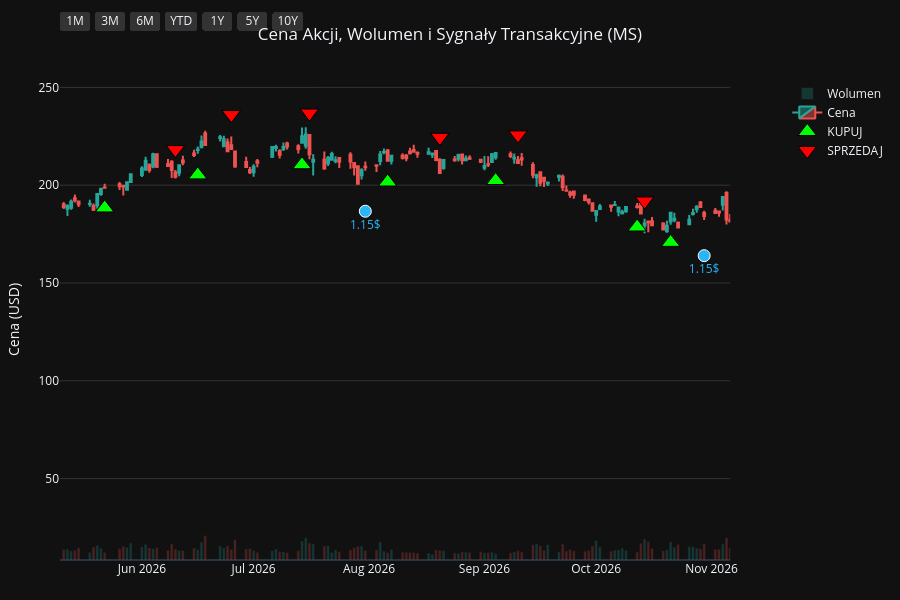
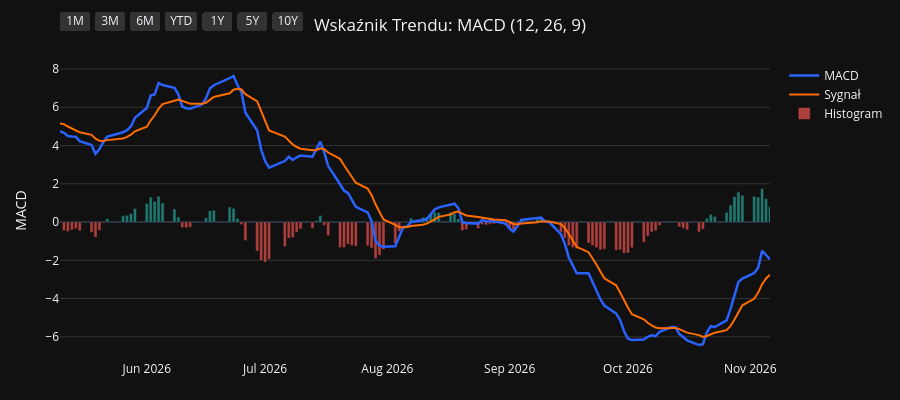
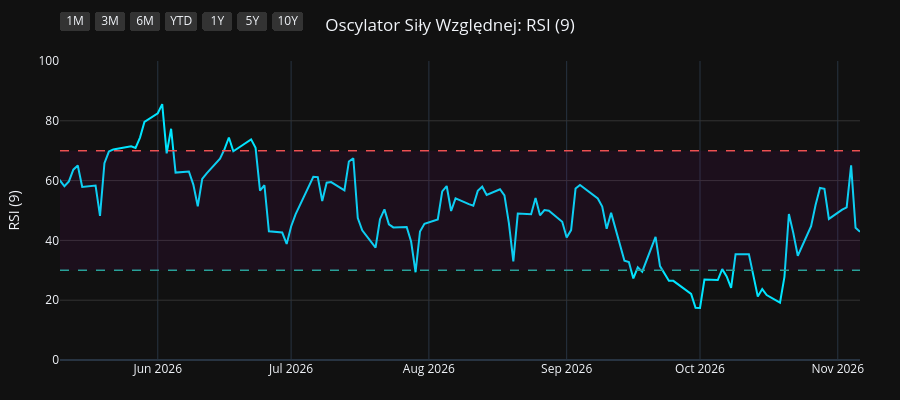
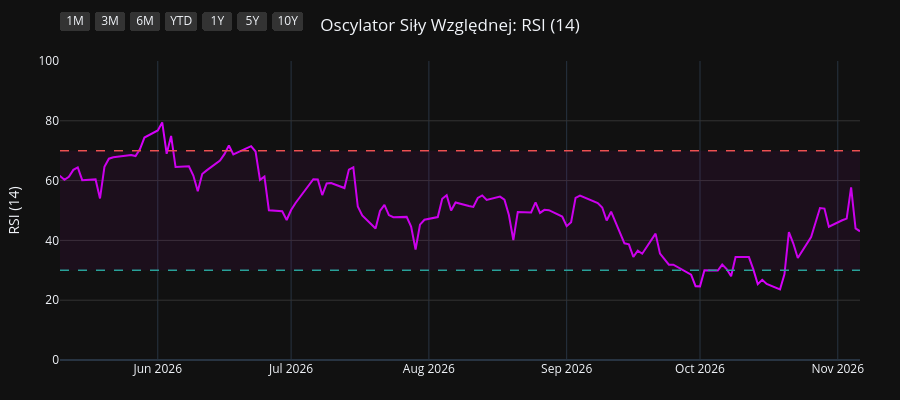

Notebook cell for these charts, in order:
### Code cell
import os
import yfinance as yf
import pandas as pd
import pandas_ta as ta
import plotly.graph_objects as go
from plotly.subplots import make_subplots

# 1. Pobranie i przygotowanie danych
symbol = os.environ.get("STOCK_TICKER", "").strip().upper()
if not symbol:
    raise RuntimeError("Set STOCK_TICKER before running price_extractor.ipynb")
df = yf.Ticker(symbol).history(period="10y")
df.index = df.index.tz_localize(None)

# Wskaźniki i sygnały
df.ta.macd(fast=12, slow=26, signal=9, append=True)
df.ta.rsi(length=9, append=True)
df.ta.rsi(length=14, append=True)
df.ta.rsi(length=21, append=True)
df.dropna(inplace=True)

macd = df['MACD_12_26_9']
signal = df['MACDs_12_26_9']
wczorajszy_macd = macd.shift(1)
wczorajszy_signal = signal.shift(1)

df['Decyzja'] = 'BRAK'
df.loc[(macd > signal) & (wczorajszy_macd <= wczorajszy_signal), 'Decyzja'] = 'KUPUJ'
df.loc[(macd < signal) & (wczorajszy_macd >= wczorajszy_signal), 'Decyzja'] = 'SPRZEDAJ'

df_kupuj = df[df['Decyzja'] == 'KUPUJ']
df_sprzedaj = df[df['Decyzja'] == 'SPRZEDAJ']
df_dywidendy = df[df['Dividends'] > 0]
df_splity = df[df['Stock Splits'] > 0]

# Wspólna konfiguracja osi X
konfiguracja_osi_x = dict(
    type="date",
    showspikes=True, spikemode="across", spikesnap="cursor", spikedash="dot", spikecolor="#ffffff", spikethickness=1, hoverformat="%Y-%m-%d",
    rangeselector=dict(
        buttons=list([
            dict(count=1, label="1M", step="month", stepmode="backward"),
            dict(count=3, label="3M", step="month", stepmode="backward"),
            dict(count=6, label="6M", step="month", stepmode="backward"),
            dict(count=1, label="YTD", step="year", stepmode="todate"),
            dict(count=1, label="1Y", step="year", stepmode="backward"),
            dict(count=5, label="5Y", step="year", stepmode="backward"),
            dict(step="all", label="10Y")
        ]),
        bgcolor="#333333", activecolor="#2962ff", x=0, y=1.1
    )
)

# ==========================================
# WYKRES 1: CENA + WOLUMEN + SYGNAŁY
# ==========================================
fig1 = make_subplots(specs=[[{"secondary_y": True}]])

kolory_wolumenu = ['#26a69a' if row['Close'] >= row['Open'] else '#ef5350' for index, row in df.iterrows()]
fig1.add_trace(go.Bar(x=df.index, y=df['Volume'], marker_color=kolory_wolumenu, opacity=0.25, name='Wolumen'), secondary_y=True)
fig1.add_trace(go.Candlestick(x=df.index, open=df['Open'], high=df['High'], low=df['Low'], close=df['Close'], name='Cena', increasing_line_color='#26a69a', decreasing_line_color='#ef5350'), secondary_y=False)
fig1.add_trace(go.Scatter(x=df_kupuj.index, y=df_kupuj['Low'] * 0.95, customdata=df_kupuj[['Low', 'High']], mode='markers', marker=dict(symbol='triangle-up', size=16, color='#00ff00', line=dict(width=1, color='black')), name='KUPUJ', hovertemplate='KUPUJ<br>Najniższa: %{customdata[0]:.2f}<br>Najwyższa: %{customdata[1]:.2f}<extra></extra>'), secondary_y=False)
fig1.add_trace(go.Scatter(x=df_sprzedaj.index, y=df_sprzedaj['High'] * 1.05, customdata=df_sprzedaj[['Low', 'High']], mode='markers', marker=dict(symbol='triangle-down', size=16, color='#ff0000', line=dict(width=1, color='black')), name='SPRZEDAJ', hovertemplate='SPRZEDAJ<br>Najniższa: %{customdata[0]:.2f}<br>Najwyższa: %{customdata[1]:.2f}<extra></extra>'), secondary_y=False)

if not df_dywidendy.empty:
    fig1.add_trace(go.Scatter(x=df_dywidendy.index, y=df_dywidendy['Low'] * 0.90, mode='markers+text', marker=dict(symbol='circle', size=12, color='#29b6f6', line=dict(width=1, color='white')), text=df_dywidendy['Dividends'].apply(lambda x: f"{x}$"), textposition="bottom center", name='Dywidenda', showlegend=False, hovertemplate='Dywidenda: %{text}<extra></extra>', textfont=dict(color="#29b6f6")), secondary_y=False)
if not df_splity.empty:
                    fig1.add_trace(go.Scatter(x=df_splity.index, y=df_splity['High'], mode='markers+text', marker=dict(symbol='star', size=16, color='#ffee58', line=dict(width=1, color='black')), text=df_splity['Stock Splits'].apply(lambda x: f"{x:g}:1" if x >= 1 else f"1:{1 / x:g}"), textposition="top center", name='Split', hovertemplate='%{text}<extra></extra>', textfont=dict(color="#ffee58")), secondary_y=False)

fig1.update_layout(title=dict(text=f"Cena Akcji, Wolumen i Sygnały Transakcyjne ({symbol})", x=0.5, xanchor='center'), dragmode='pan', xaxis_rangeslider_visible=False, template='plotly_dark', height=600, hovermode='x unified', margin=dict(l=60, r=40, t=60, b=40))
fig1.update_xaxes(**konfiguracja_osi_x)
fig1.update_xaxes(range=[df.index.max() - pd.Timedelta(days=180), df.index.max()])
fig1.update_yaxes(title_text="Cena (USD)", secondary_y=False, gridcolor='#333333')
fig1.update_yaxes(range=[0, df['Volume'].max() * 4], showgrid=False, showticklabels=False, secondary_y=True)
fig1.show(config={'scrollZoom': True})

# ==========================================
# WYKRES 2: WSKAŹNIK MACD
# ==========================================
fig2 = go.Figure()
fig2.add_trace(go.Scatter(x=df.index, y=df['MACD_12_26_9'], line=dict(color='#2962ff', width=2.5), name='MACD'))
fig2.add_trace(go.Scatter(x=df.index, y=df['MACDs_12_26_9'], line=dict(color='#ff6d00', width=2), name='Sygnał'))
kolory_macd = ['#26a69a' if val >= 0 else '#ef5350' for val in df['MACDh_12_26_9']]
fig2.add_trace(go.Bar(x=df.index, y=df['MACDh_12_26_9'], marker_color=kolory_macd, name='Histogram', opacity=0.7))
fig2.update_layout(title=dict(text="Wskaźnik Trendu: MACD (12, 26, 9)", x=0.5, xanchor='center'), dragmode='pan', xaxis_rangeslider_visible=False, template='plotly_dark', height=400, hovermode='x unified', margin=dict(l=60, r=40, t=60, b=40))
fig2.update_xaxes(**konfiguracja_osi_x)
fig2.update_xaxes(range=[df.index.max() - pd.Timedelta(days=180), df.index.max()])
fig2.update_yaxes(title_text="MACD", gridcolor='#333333')
fig2.show(config={'scrollZoom': True})

# ==========================================
# WYKRES 3: OSCYLATOR RSI (9)
# ==========================================
fig3 = go.Figure()
fig3.add_trace(go.Scatter(x=df.index, y=df['RSI_9'], line=dict(color='#00e5ff', width=2), name='RSI (9)'))
fig3.add_hline(y=70, line_dash="dash", line_color="#ef5350", line_width=1.5)
fig3.add_hline(y=30, line_dash="dash", line_color="#26a69a", line_width=1.5)
fig3.add_hrect(y0=30, y1=70, line_width=0, fillcolor="purple", opacity=0.1)
fig3.update_layout(title=dict(text="Oscylator Siły Względnej: RSI (9)", x=0.5, xanchor='center'), dragmode='pan', xaxis_rangeslider_visible=False, template='plotly_dark', height=400, hovermode='x unified', margin=dict(l=60, r=40, t=60, b=40))
fig3.update_xaxes(**konfiguracja_osi_x)
fig3.update_xaxes(range=[df.index.max() - pd.Timedelta(days=180), df.index.max()])
fig3.update_yaxes(title_text="RSI (9)", range=[0, 100], gridcolor='#333333')
fig3.show(config={'scrollZoom': True})

# ==========================================
# WYKRES 4: OSCYLATOR RSI (14)
# ==========================================
fig4 = go.Figure()
fig4.add_trace(go.Scatter(x=df.index, y=df['RSI_14'], line=dict(color='#d500f9', width=2), name='RSI (14)'))
fig4.add_hline(y=70, line_dash="dash", line_color="#ef5350", line_width=1.5)
fig4.add_hline(y=30, line_dash="dash", line_color="#26a69a", line_width=1.5)
fig4.add_hrect(y0=30, y1=70, line_width=0, fillcolor="purple", opacity=0.1)
fig4.update_layout(title=dict(text="Oscylator Siły Względnej: RSI (14)", x=0.5, xanchor='center'), dragmode='pan', xaxis_rangeslider_visible=False, template='plotly_dark', height=400, hovermode='x unified', margin=dict(l=60, r=40, t=60, b=40))
fig4.update_xaxes(**konfiguracja_osi_x)
fig4.update_xaxes(range=[df.index.max() - pd.Timedelta(days=180), df.index.max()])
fig4.update_yaxes(title_text="RSI (14)", range=[0, 100], gridcolor='#333333')
fig4.show(config={'scrollZoom': True})

# ==========================================
# WYKRES 5: OSCYLATOR RSI (21)
# ==========================================
fig5 = go.Figure()
fig5.add_trace(go.Scatter(x=df.index, y=df['RSI_21'], line=dict(color='#64dd17', width=2), name='RSI (21)'))
fig5.add_hline(y=70, line_dash="dash", line_color="#ef5350", line_width=1.5)
fig5.add_hline(y=30, line_dash="dash", line_color="#26a69a", line_width=1.5)
fig5.add_hrect(y0=30, y1=70, line_width=0, fillcolor="purple", opacity=0.1)
fig5.update_layout(title=dict(text="Oscylator Siły Względnej: RSI (21)", x=0.5, xanchor='center'), dragmode='pan', xaxis_rangeslider_visible=False, template='plotly_dark', height=400, hovermode='x unified', margin=dict(l=60, r=40, t=60, b=40))
fig5.update_xaxes(**konfiguracja_osi_x)
fig5.update_xaxes(range=[df.index.max() - pd.Timedelta(days=180), df.index.max()])
fig5.update_yaxes(title_text="RSI (21)", range=[0, 100], gridcolor='#333333')
fig5.show(config={'scrollZoom': True})

### Figure 1 — Plotly figure (JSON) as saved in the notebook; plotly's stock layout.template omitted (floating-point values rounded to 4 significant figures; data arrays with more than 128 entries replaced by an {"elided": "..."} marker saying what was removed)
{"data": [{"marker": {"color": {"elided": "2481 str values"}}, "name": "Wolumen", "opacity": 0.25, "type": "bar", "x": {"elided": "2481 str values"}, "xaxis": "x", "y": {"elided": "2481 int values"}, "yaxis": "y2"}, {"close": {"elided": "2481 float values"}, "decreasing": {"line": {"color": "#ef5350"}}, "high": {"elided": "2481 float values"}, "increasing": {"line": {"color": "#26a69a"}}, "low": {"elided": "2481 float values"}, "name": "Cena", "open": {"elided": "2481 float values"}, "type": "candlestick", "x": {"elided": "2481 str values"}, "xaxis": "x", "yaxis": "y"}, {"customdata": {"elided": "96x2 float values"}, "hovertemplate": "KUPUJ<br>Najniższa: %{customdata[0]:.2f}<br>Najwyższa: %{customdata[1]:.2f}<extra></extra>", "marker": {"color": "#00ff00", "line": {"color": "black", "width": 1}, "size": 16, "symbol": "triangle-up"}, "mode": "markers", "name": "KUPUJ", "type": "scatter", "x": ["2017-02-06T00:00:00", "2017-04-19T00:00:00", "2017-05-15T00:00:00", "2017-05-26T00:00:00", "2017-06-01T00:00:00", "2017-07-05T00:00:00", "2017-07-20T00:00:00", "2017-09-13T00:00:00", "2017-10-20T00:00:00", "2017-11-28T00:00:00", "2018-01-11T00:00:00", "2018-02-23T00:00:00", "2018-03-06T00:00:00", "2018-04-18T00:00:00", "2018-05-08T00:00:00", "2018-07-10T00:00:00", "2018-08-27T00:00:00", "2018-09-19T00:00:00", "2018-10-18T00:00:00", "2018-10-31T00:00:00", "2018-11-28T00:00:00", "2018-12-28T00:00:00", "2019-02-20T00:00:00", "2019-03-13T00:00:00", "2019-04-02T00:00:00", "2019-06-07T00:00:00", "2019-08-27T00:00:00", "2019-10-15T00:00:00", "2019-12-17T00:00:00", "2020-01-02T00:00:00", "2020-01-10T00:00:00", "2020-02-11T00:00:00", "2020-03-26T00:00:00", "2020-05-07T00:00:00", "2020-05-19T00:00:00", "2020-07-14T00:00:00", "2020-08-12T00:00:00", "2020-08-27T00:00:00", "2020-10-06T00:00:00", "2020-11-04T00:00:00", "2020-12-23T00:00:00", "2021-01-06T00:00:00", "2021-02-09T00:00:00", "2021-04-15T00:00:00", "2021-04-26T00:00:00", "2021-07-01T00:00:00", "2021-07-12T00:00:00", "2021-07-20T00:00:00", "2021-10-15T00:00:00", "2021-11-24T00:00:00", "2021-12-06T00:00:00", "2021-12-23T00:00:00", "2022-01-28T00:00:00", "2022-03-16T00:00:00", "2022-04-18T00:00:00", "2022-05-04T00:00:00", "2022-05-17T00:00:00", "2022-05-23T00:00:00", "2022-06-28T00:00:00", "2022-10-21T00:00:00", "2023-01-09T00:00:00", "2023-03-31T00:00:00", "2023-05-26T00:00:00", "2023-07-13T00:00:00", "2023-09-01T00:00:00", "2023-10-17T00:00:00", "2023-11-02T00:00:00", "2024-02-23T00:00:00", "2024-04-23T00:00:00", "2024-07-01T00:00:00", "2024-08-15T00:00:00", "2024-09-19T00:00:00", "2024-11-06T00:00:00", "2025-01-06T00:00:00", "2025-01-15T00:00:00", "2025-03-20T00:00:00", "2025-04-15T00:00:00", "2025-06-24T00:00:00", "2025-08-12T00:00:00", "2025-08-25T00:00:00", "2025-09-09T00:00:00", "2025-10-20T00:00:00", "2025-10-24T00:00:00", "2025-11-11T00:00:00", "2025-11-28T00:00:00", "2025-12-24T00:00:00", "2026-01-05T00:00:00", "2026-01-16T00:00:00", "2026-03-20T00:00:00", "2026-05-22T00:00:00", "2026-06-16T00:00:00", "2026-07-14T00:00:00", "2026-08-06T00:00:00", "2026-09-04T00:00:00", "2026-10-12T00:00:00", "2026-10-21T00:00:00"], "xaxis": "x", "y": [31.79, 30.22, 30.97, 30.71, 30.21, 32.95, 33.53, 33.14, 36.53, 35.76, 39.34, 40.41, 40.68, 38.86, 38.65, 35.4, 35.93, 35.53, 33.95, 33.7, 32.63, 29.09, 31.62, 31.75, 32.51, 32.24, 30.1, 31.98, 39.03, 39.34, 39.92, 43.1, 25.79, 29.48, 30.67, 38.18, 40.81, 40.63, 37.32, 40.0, 53.04, 55.88, 58.4, 63.56, 64.78, 72.78, 71.75, 71.15, 82.02, 81.17, 80.11, 80.09, 80.14, 71.85, 68.85, 69.12, 66.97, 65.96, 64.27, 63.36, 73.37, 72.91, 70.69, 73.18, 73.46, 67.17, 62.47, 75.68, 81.14, 86.58, 89.79, 89.22, 115.4, 115.3, 116.1, 108.1, 100.1, 123.8, 133.7, 136.3, 137.0, 147.3, 148.2, 153.1, 155.8, 166.8, 169.1, 175.6, 146.9, 188.4, 205.3, 210.4, 201.6, 202.4, 178.6, 170.8], "yaxis": "y"}, {"customdata": {"elided": "95x2 float values"}, "hovertemplate": "SPRZEDAJ<br>Najniższa: %{customdata[0]:.2f}<br>Najwyższa: %{customdata[1]:.2f}<extra></extra>", "marker": {"color": "#ff0000", "line": {"color": "black", "width": 1}, "size": 16, "symbol": "triangle-down"}, "mode": "markers", "name": "SPRZEDAJ", "type": "scatter", "x": ["2017-02-27T00:00:00", "2017-05-12T00:00:00", "2017-05-17T00:00:00", "2017-05-31T00:00:00", "2017-06-23T00:00:00", "2017-07-12T00:00:00", "2017-08-10T00:00:00", "2017-10-12T00:00:00", "2017-10-31T00:00:00", "2017-12-20T00:00:00", "2018-02-02T00:00:00", "2018-03-02T00:00:00", "2018-03-20T00:00:00", "2018-04-25T00:00:00", "2018-05-25T00:00:00", "2018-08-09T00:00:00", "2018-09-06T00:00:00", "2018-09-27T00:00:00", "2018-10-24T00:00:00", "2018-11-14T00:00:00", "2018-12-06T00:00:00", "2019-02-01T00:00:00", "2019-03-06T00:00:00", "2019-03-25T00:00:00", "2019-05-03T00:00:00", "2019-08-01T00:00:00", "2019-09-24T00:00:00", "2019-11-15T00:00:00", "2019-12-20T00:00:00", "2020-01-03T00:00:00", "2020-01-27T00:00:00", "2020-02-20T00:00:00", "2020-05-06T00:00:00", "2020-05-13T00:00:00", "2020-06-12T00:00:00", "2020-07-23T00:00:00", "2020-08-19T00:00:00", "2020-09-08T00:00:00", "2020-10-27T00:00:00", "2020-12-09T00:00:00", "2020-12-30T00:00:00", "2021-01-20T00:00:00", "2021-03-19T00:00:00", "2021-04-16T00:00:00", "2021-06-10T00:00:00", "2021-07-08T00:00:00", "2021-07-19T00:00:00", "2021-08-19T00:00:00", "2021-11-05T00:00:00", "2021-11-26T00:00:00", "2021-12-17T00:00:00", "2022-01-14T00:00:00", "2022-02-16T00:00:00", "2022-04-01T00:00:00", "2022-04-27T00:00:00", "2022-05-10T00:00:00", "2022-05-20T00:00:00", "2022-06-10T00:00:00", "2022-08-22T00:00:00", "2022-12-05T00:00:00", "2023-02-09T00:00:00", "2023-05-03T00:00:00", "2023-06-23T00:00:00", "2023-08-02T00:00:00", "2023-09-22T00:00:00", "2023-10-18T00:00:00", "2024-01-03T00:00:00", "2024-04-10T00:00:00", "2024-05-24T00:00:00", "2024-07-23T00:00:00", "2024-09-05T00:00:00", "2024-10-30T00:00:00", "2024-11-22T00:00:00", "2025-01-10T00:00:00", "2025-02-10T00:00:00", "2025-04-03T00:00:00", "2025-05-23T00:00:00", "2025-07-11T00:00:00", "2025-08-19T00:00:00", "2025-09-05T00:00:00", "2025-09-30T00:00:00", "2025-10-22T00:00:00", "2025-11-07T00:00:00", "2025-11-14T00:00:00", "2025-12-18T00:00:00", "2025-12-29T00:00:00", "2026-01-13T00:00:00", "2026-01-20T00:00:00", "2026-05-01T00:00:00", "2026-06-10T00:00:00", "2026-06-25T00:00:00", "2026-07-16T00:00:00", "2026-08-20T00:00:00", "2026-09-10T00:00:00", "2026-10-14T00:00:00"], "xaxis": "x", "y": [36.64, 34.19, 34.69, 33.74, 35.77, 36.25, 38.16, 39.73, 40.97, 43.21, 46.48, 44.52, 46.96, 42.9, 43.89, 41.21, 40.04, 39.5, 36.74, 38.6, 35.28, 35.54, 35.0, 34.87, 40.58, 37.73, 36.92, 41.77, 43.71, 43.72, 45.62, 47.48, 33.33, 33.03, 40.51, 44.22, 45.21, 45.43, 43.69, 57.27, 59.69, 68.06, 73.56, 71.86, 83.03, 78.32, 79.24, 89.67, 91.39, 87.97, 89.19, 90.04, 92.99, 79.89, 75.51, 75.23, 73.92, 72.55, 81.64, 85.09, 93.33, 82.24, 79.16, 85.82, 81.14, 73.37, 89.81, 90.39, 98.12, 102.3, 100.4, 118.2, 135.5, 126.3, 141.1, 112.0, 128.3, 144.4, 147.9, 155.0, 165.6, 163.0, 166.9, 169.2, 181.8, 186.6, 192.0, 191.7, 200.8, 218.2, 236.1, 236.9, 224.5, 225.7, 191.9], "yaxis": "y"}, {"hovertemplate": "Dywidenda: %{text}<extra></extra>", "marker": {"color": "#29b6f6", "line": {"color": "white", "width": 1}, "size": 12, "symbol": "circle"}, "mode": "markers+text", "name": "Dywidenda", "showlegend": false, "text": ["0.2$", "0.2$", "0.25$", "0.25$", "0.25$", "0.25$", "0.3$", "0.3$", "0.3$", "0.3$", "0.35$", "0.35$", "0.35$", "0.35$", "0.35$", "0.35$", "0.35$", "0.35$", "0.7$", "0.7$", "0.7$", "0.7$", "0.775$", "0.775$", "0.775$", "0.775$", "0.85$", "0.85$", "0.85$", "0.85$", "0.925$", "0.925$", "0.925$", "0.925$", "1.0$", "1.0$", "1.0$", "1.0$", "1.15$", "1.15$"], "textfont": {"color": "#29b6f6"}, "textposition": "bottom center", "type": "scatter", "x": ["2017-01-27T00:00:00", "2017-04-27T00:00:00", "2017-07-27T00:00:00", "2017-10-30T00:00:00", "2018-01-30T00:00:00", "2018-04-27T00:00:00", "2018-07-30T00:00:00", "2018-10-30T00:00:00", "2019-01-30T00:00:00", "2019-04-29T00:00:00", "2019-07-30T00:00:00", "2019-10-30T00:00:00", "2020-01-30T00:00:00", "2020-04-29T00:00:00", "2020-07-30T00:00:00", "2020-10-29T00:00:00", "2021-01-28T00:00:00", "2021-04-29T00:00:00", "2021-07-29T00:00:00", "2021-10-28T00:00:00", "2022-01-28T00:00:00", "2022-04-28T00:00:00", "2022-07-28T00:00:00", "2022-10-28T00:00:00", "2023-01-30T00:00:00", "2023-04-28T00:00:00", "2023-07-28T00:00:00", "2023-10-30T00:00:00", "2024-01-30T00:00:00", "2024-04-29T00:00:00", "2024-07-31T00:00:00", "2024-10-31T00:00:00", "2025-01-31T00:00:00", "2025-04-30T00:00:00", "2025-07-31T00:00:00", "2025-10-31T00:00:00", "2026-01-30T00:00:00", "2026-04-30T00:00:00", "2026-07-31T00:00:00", "2026-10-30T00:00:00"], "xaxis": "x", "y": [29.72, 29.74, 32.13, 34.6, 39.33, 36.19, 35.45, 30.83, 29.99, 34.25, 31.93, 33.38, 38.42, 29.99, 36.16, 34.92, 51.77, 62.2, 72.88, 77.43, 75.92, 63.67, 63.71, 63.23, 76.09, 72.09, 74.33, 57.34, 72.37, 76.88, 86.85, 99.05, 118.7, 97.32, 124.2, 143.4, 159.3, 164.5, 186.7, 164.0], "yaxis": "y"}], "layout": {"dragmode": "pan", "height": 600, "hovermode": "x unified", "margin": {"b": 40, "l": 60, "r": 40, "t": 60}, "title": {"text": "Cena Akcji, Wolumen i Sygnały Transakcyjne (MS)", "x": 0.5, "xanchor": "center"}, "xaxis": {"anchor": "y", "domain": [0.0, 0.94], "hoverformat": "%Y-%m-%d", "range": ["2026-05-10T00:00:00", "2026-11-06T00:00:00"], "rangeselector": {"activecolor": "#2962ff", "bgcolor": "#333333", "buttons": [{"count": 1, "label": "1M", "step": "month", "stepmode": "backward"}, {"count": 3, "label": "3M", "step": "month", "stepmode": "backward"}, {"count": 6, "label": "6M", "step": "month", "stepmode": "backward"}, {"count": 1, "label": "YTD", "step": "year", "stepmode": "todate"}, {"count": 1, "label": "1Y", "step": "year", "stepmode": "backward"}, {"count": 5, "label": "5Y", "step": "year", "stepmode": "backward"}, {"label": "10Y", "step": "all"}], "x": 0, "y": 1.1}, "rangeslider": {"visible": false}, "showspikes": true, "spikecolor": "#ffffff", "spikedash": "dot", "spikemode": "across", "spikesnap": "cursor", "spikethickness": 1, "type": "date"}, "yaxis": {"anchor": "x", "domain": [0.0, 1.0], "gridcolor": "#333333", "title": {"text": "Cena (USD)"}}, "yaxis2": {"anchor": "x", "overlaying": "y", "range": [0, 234134000], "showgrid": false, "showticklabels": false, "side": "right"}}}

### Figure 2 — Plotly figure (JSON) as saved in the notebook; plotly's stock layout.template omitted (floating-point values rounded to 4 significant figures; data arrays with more than 128 entries replaced by an {"elided": "..."} marker saying what was removed)
{"data": [{"line": {"color": "#2962ff", "width": 2.5}, "name": "MACD", "type": "scatter", "x": {"elided": "2481 str values"}, "y": {"elided": "2481 float values"}}, {"line": {"color": "#ff6d00", "width": 2}, "name": "Sygnał", "type": "scatter", "x": {"elided": "2481 str values"}, "y": {"elided": "2481 float values"}}, {"marker": {"color": {"elided": "2481 str values"}}, "name": "Histogram", "opacity": 0.7, "type": "bar", "x": {"elided": "2481 str values"}, "y": {"elided": "2481 float values"}}], "layout": {"dragmode": "pan", "height": 400, "hovermode": "x unified", "margin": {"b": 40, "l": 60, "r": 40, "t": 60}, "title": {"text": "Wskaźnik Trendu: MACD (12, 26, 9)", "x": 0.5, "xanchor": "center"}, "xaxis": {"hoverformat": "%Y-%m-%d", "range": ["2026-05-10T00:00:00", "2026-11-06T00:00:00"], "rangeselector": {"activecolor": "#2962ff", "bgcolor": "#333333", "buttons": [{"count": 1, "label": "1M", "step": "month", "stepmode": "backward"}, {"count": 3, "label": "3M", "step": "month", "stepmode": "backward"}, {"count": 6, "label": "6M", "step": "month", "stepmode": "backward"}, {"count": 1, "label": "YTD", "step": "year", "stepmode": "todate"}, {"count": 1, "label": "1Y", "step": "year", "stepmode": "backward"}, {"count": 5, "label": "5Y", "step": "year", "stepmode": "backward"}, {"label": "10Y", "step": "all"}], "x": 0, "y": 1.1}, "rangeslider": {"visible": false}, "showspikes": true, "spikecolor": "#ffffff", "spikedash": "dot", "spikemode": "across", "spikesnap": "cursor", "spikethickness": 1, "type": "date"}, "yaxis": {"gridcolor": "#333333", "title": {"text": "MACD"}}}}

### Figure 3 — Plotly figure (JSON) as saved in the notebook; plotly's stock layout.template omitted (floating-point values rounded to 4 significant figures; data arrays with more than 128 entries replaced by an {"elided": "..."} marker saying what was removed)
{"data": [{"line": {"color": "#00e5ff", "width": 2}, "name": "RSI (9)", "type": "scatter", "x": {"elided": "2481 str values"}, "y": {"elided": "2481 float values"}}], "layout": {"dragmode": "pan", "height": 400, "hovermode": "x unified", "margin": {"b": 40, "l": 60, "r": 40, "t": 60}, "shapes": [{"line": {"color": "#ef5350", "dash": "dash", "width": 1.5}, "type": "line", "x0": 0, "x1": 1, "xref": "x domain", "y0": 70, "y1": 70, "yref": "y"}, {"line": {"color": "#26a69a", "dash": "dash", "width": 1.5}, "type": "line", "x0": 0, "x1": 1, "xref": "x domain", "y0": 30, "y1": 30, "yref": "y"}, {"fillcolor": "purple", "line": {"width": 0}, "opacity": 0.1, "type": "rect", "x0": 0, "x1": 1, "xref": "x domain", "y0": 30, "y1": 70, "yref": "y"}], "title": {"text": "Oscylator Siły Względnej: RSI (9)", "x": 0.5, "xanchor": "center"}, "xaxis": {"hoverformat": "%Y-%m-%d", "range": ["2026-05-10T00:00:00", "2026-11-06T00:00:00"], "rangeselector": {"activecolor": "#2962ff", "bgcolor": "#333333", "buttons": [{"count": 1, "label": "1M", "step": "month", "stepmode": "backward"}, {"count": 3, "label": "3M", "step": "month", "stepmode": "backward"}, {"count": 6, "label": "6M", "step": "month", "stepmode": "backward"}, {"count": 1, "label": "YTD", "step": "year", "stepmode": "todate"}, {"count": 1, "label": "1Y", "step": "year", "stepmode": "backward"}, {"count": 5, "label": "5Y", "step": "year", "stepmode": "backward"}, {"label": "10Y", "step": "all"}], "x": 0, "y": 1.1}, "rangeslider": {"visible": false}, "showspikes": true, "spikecolor": "#ffffff", "spikedash": "dot", "spikemode": "across", "spikesnap": "cursor", "spikethickness": 1, "type": "date"}, "yaxis": {"gridcolor": "#333333", "range": [0, 100], "title": {"text": "RSI (9)"}}}}

### Figure 4 — Plotly figure (JSON) as saved in the notebook; plotly's stock layout.template omitted (floating-point values rounded to 4 significant figures; data arrays with more than 128 entries replaced by an {"elided": "..."} marker saying what was removed)
{"data": [{"line": {"color": "#d500f9", "width": 2}, "name": "RSI (14)", "type": "scatter", "x": {"elided": "2481 str values"}, "y": {"elided": "2481 float values"}}], "layout": {"dragmode": "pan", "height": 400, "hovermode": "x unified", "margin": {"b": 40, "l": 60, "r": 40, "t": 60}, "shapes": [{"line": {"color": "#ef5350", "dash": "dash", "width": 1.5}, "type": "line", "x0": 0, "x1": 1, "xref": "x domain", "y0": 70, "y1": 70, "yref": "y"}, {"line": {"color": "#26a69a", "dash": "dash", "width": 1.5}, "type": "line", "x0": 0, "x1": 1, "xref": "x domain", "y0": 30, "y1": 30, "yref": "y"}, {"fillcolor": "purple", "line": {"width": 0}, "opacity": 0.1, "type": "rect", "x0": 0, "x1": 1, "xref": "x domain", "y0": 30, "y1": 70, "yref": "y"}], "title": {"text": "Oscylator Siły Względnej: RSI (14)", "x": 0.5, "xanchor": "center"}, "xaxis": {"hoverformat": "%Y-%m-%d", "range": ["2026-05-10T00:00:00", "2026-11-06T00:00:00"], "rangeselector": {"activecolor": "#2962ff", "bgcolor": "#333333", "buttons": [{"count": 1, "label": "1M", "step": "month", "stepmode": "backward"}, {"count": 3, "label": "3M", "step": "month", "stepmode": "backward"}, {"count": 6, "label": "6M", "step": "month", "stepmode": "backward"}, {"count": 1, "label": "YTD", "step": "year", "stepmode": "todate"}, {"count": 1, "label": "1Y", "step": "year", "stepmode": "backward"}, {"count": 5, "label": "5Y", "step": "year", "stepmode": "backward"}, {"label": "10Y", "step": "all"}], "x": 0, "y": 1.1}, "rangeslider": {"visible": false}, "showspikes": true, "spikecolor": "#ffffff", "spikedash": "dot", "spikemode": "across", "spikesnap": "cursor", "spikethickness": 1, "type": "date"}, "yaxis": {"gridcolor": "#333333", "range": [0, 100], "title": {"text": "RSI (14)"}}}}
